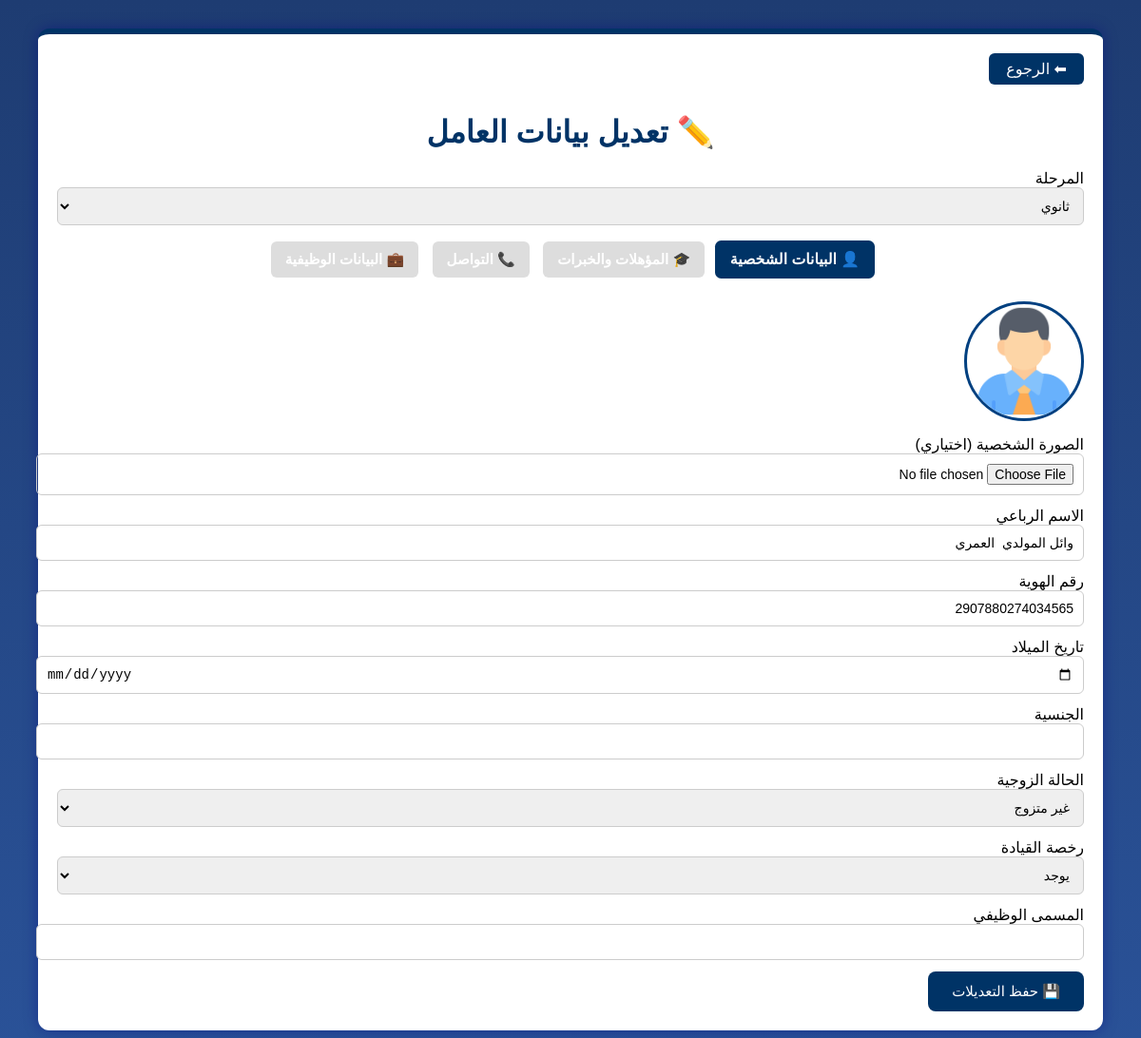
The page /edit_worker.php?id=2907880274034565 (signed in) on the database its author committed.
### tables this page shows
CREATE TABLE `workers_data` (
  `employee_id` varchar(50) NOT NULL,
  `full_name` varchar(255) DEFAULT NULL,
  `birth_date` date DEFAULT NULL,
  `nationality` varchar(50) DEFAULT NULL,
  `marital_status` enum('غير متزوج','متزوج') DEFAULT 'غير متزوج',
  `num_children` int(11) DEFAULT 0,
  `driving_license` varchar(10) DEFAULT 'لا يوجد',
  `job_title` varchar(100) DEFAULT NULL,
  `experience` int(11) DEFAULT 0,
  `degree` varchar(100) DEFAULT NULL,
  `major` varchar(100) DEFAULT NULL,
  `university` varchar(150) DEFAULT NULL,
  `graduation_year` int(11) DEFAULT NULL,
  `courses` text DEFAULT NULL,
  `skills` text DEFAULT NULL,
  `year_of_assignment` int(11) DEFAULT NULL,
  `phone_mobile` varchar(20) DEFAULT NULL,
  `phone_home` varchar(20) DEFAULT NULL,
  `emergency_phone` varchar(20) DEFAULT NULL,
  `address_qatar` varchar(255) DEFAULT NULL,
  `address_home` varchar(255) DEFAULT NULL,
  `employee_number` varchar(50) DEFAULT NULL,
  `sponsorship` varchar(50) DEFAULT NULL,
  `photo` varchar(255) DEFAULT 'avatar.png',
  `stage` enum('ابتدائي','اعدادي','ثانوي') NOT NULL DEFAULT 'ابتدائي',
  `role` enum('سائق','عامل','عامل وسائق','حارس') NOT NULL DEFAULT 'عامل'
);

### edit_worker.php (the view, shortened to what this page needs)
<?php
include("db.php");
$employee_id = $_GET['id'] ?? '';
$stmt = $conn->prepare("SELECT * FROM workers_data WHERE employee_id=?");
$stmt->bind_param("s",$employee_id);
$stmt->execute();
$worker = $stmt->get_result()->fetch_assoc();
function safe($v){ return htmlspecialchars($v ?? ''); }
?>
<!DOCTYPE html>
<html lang="ar" dir="rtl">
<head>
</head>
<body>
<div class="container">
<a class="back" href="index_workers.php">⬅ الرجوع</a>
<h1>✏️ تعديل بيانات العامل</h1>
<form method="POST" enctype="multipart/form-data">
<label>المرحلة</label>
<select name="stage">
    <option value="<?= safe($worker['stage']) ?>" selected><?= safe($worker['stage']) ?></option>
</select>
<div class="tab-buttons">
    <button type="button" onclick="showTab(0)">👤 البيانات الشخصية</button>
    <button type="button" onclick="showTab(1)">🎓 المؤهلات والخبرات</button>
    <button type="button" onclick="showTab(2)">📞 التواصل</button>
    <button type="button" onclick="showTab(3)">💼 البيانات الوظيفية</button>
</div>
<div class="tab" id="tab-personal">
<img src="uploads/workers/<?= safe($worker['photo']) ?>" class="photo-preview">
<label>الصورة الشخصية (اختياري)</label><input type="file" name="photo" accept="image/*">
<label>الاسم الرباعي</label><input type="text" name="full_name" value="<?= safe($worker['full_name']) ?>" required>
<label>رقم الهوية</label><input type="text" name="employee_id" value="<?= safe($worker['employee_id']) ?>" readonly>
<label>تاريخ الميلاد</label>
<input type="date" name="birth_date" value="<?= isset($worker['birth_date']) && $worker['birth_date']!='0000-00-00' ? htmlspecialchars($worker['birth_date']) : '' ?>">
<label>الجنسية</label><input type="text" name="nationality" value="<?= safe($worker['nationality']) ?>">
<label>الحالة الزوجية</label>
<select name="marital_status" onchange="toggleChildrenField()">
<option value="غير متزوج" <?= $worker['marital_status']!="متزوج"?'selected':'' ?>>غير متزوج</option>
</select>
<label>رخصة القيادة</label>
<select name="driving_license">
<option value="يوجد" <?= $worker['driving_license']=="يوجد"?'selected':'' ?>>يوجد</option>
</select>
<label>المسمى الوظيفي</label><input type="text" name="job_title" value="<?= safe($worker['job_title']) ?>">
</div>
<button type="submit" name="submit">💾 حفظ التعديلات</button>
</form>
</div>
</body>
</html>

### edit_worker.php (style rules this page uses)
body { margin:0; font-family:Arial, sans-serif; background: linear-gradient(to bottom, #1e3c72, #2a5298); }
.container { width: 90%; margin:30px auto; background: #fff; padding:20px; box-shadow:0 0 15px rgba(0,0,128,0.4); border-radius:12px; border-top:6px solid #003366; }
h1 { color:#003366; text-align:center; margin-bottom:20px; }
.back { display:inline-block; margin-bottom:10px; text-decoration:none; color:#fff; background:#003366; padding:7px 18px; border-radius:6px; transition:0.3s; }
form { margin-top:20px; }
form input, form select, form textarea { width:100%; margin-bottom:12px; padding:10px; border-radius:6px; border:1px solid #ccc; font-size:14px; transition:border 0.3s; }
form button { background:#003366; color:#fff; border:none; padding:12px 25px; border-radius:8px; cursor:pointer; font-size:15px; transition:0.3s; }
.tab { display:none; }
.tab.active { display:block; }
.tab-buttons { margin-bottom:20px; text-align:center; }
.tab-buttons button { background:#ddd; border:none; padding:10px 15px; cursor:pointer; margin:5px; border-radius:6px; font-weight:bold; transition:0.3s; }
.tab-buttons button.active { background:#003366; color:#fff; transform:scale(1.05); }
img.photo-preview { width:120px; height:120px; border-radius:50%; border:3px solid #004080; display:block; margin:auto 0 15px; }

### rows shown on the page
workers_data: stage "ثانوي", photo (placeholder picture), full_name "وائل المولدي العمري", employee_id "2907880274034565", marital_status "غير متزوج"
